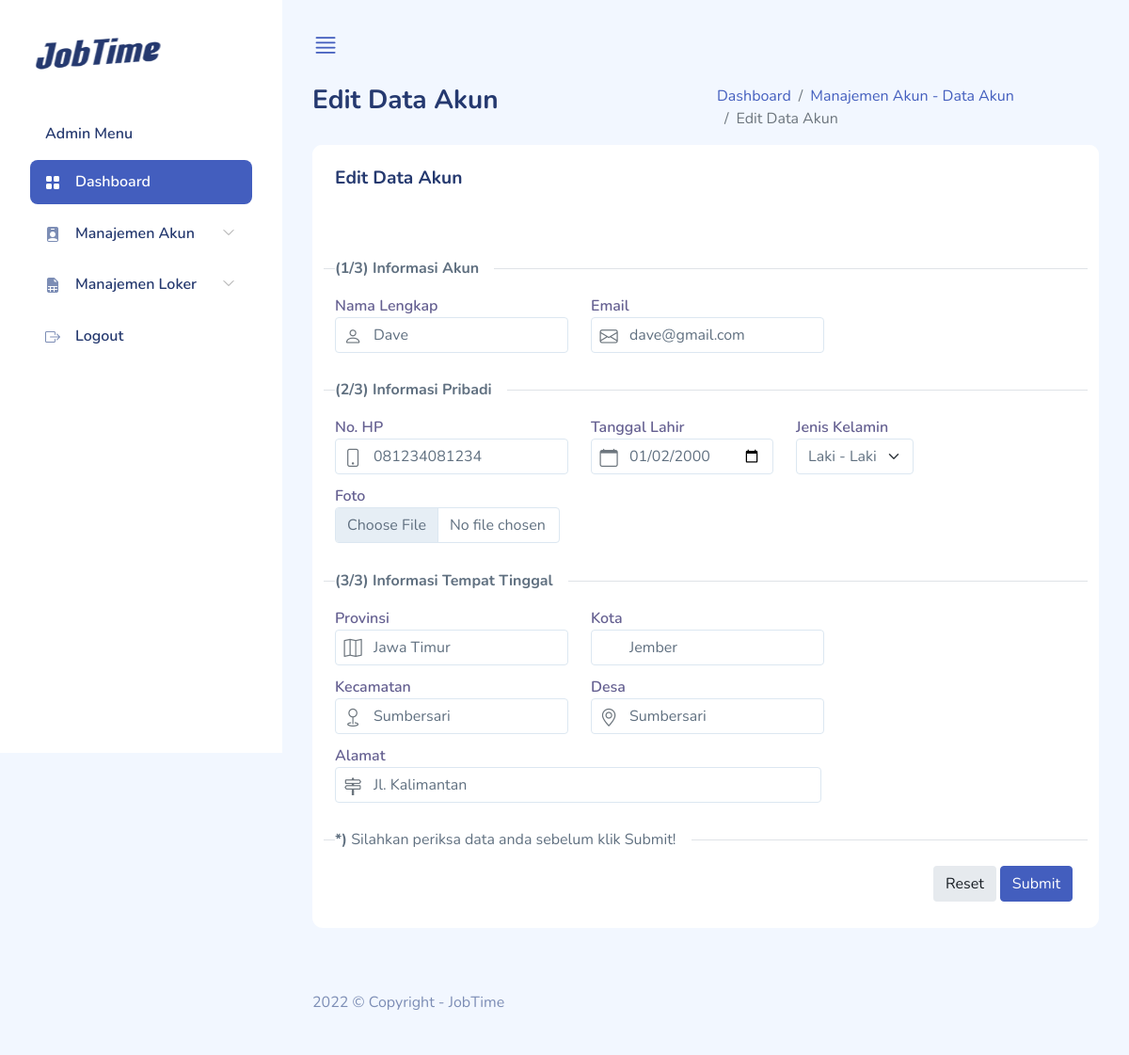
The app's page /admin/edit_akun/1 with its own data.
### tables this page shows
CREATE TABLE `tb_user` (
  `id_user` int(10) NOT NULL,
  `id_role` int(10) NOT NULL,
  `nama` varchar(100) NOT NULL,
  `email` varchar(100) NOT NULL,
  `password` varchar(100) NOT NULL,
  `no_hp` varchar(15) DEFAULT NULL,
  `tgl_lahir` date DEFAULT NULL,
  `jenis_kelamin` varchar(20) DEFAULT NULL,
  `foto` varchar(30) DEFAULT NULL,
  `provinsi` varchar(30) DEFAULT NULL,
  `kota` varchar(30) DEFAULT NULL,
  `kecamatan` varchar(30) DEFAULT NULL,
  `desa` varchar(30) DEFAULT NULL,
  `alamat` varchar(100) DEFAULT NULL,
  `created_at` timestamp NOT NULL DEFAULT current_timestamp(),
  `updated_at` timestamp NULL DEFAULT current_timestamp()
);

### application/controllers/Admin.php (called while the page is built, shortened)
<?php
class Admin extends CI_Controller
{
    function __construct()
    {
        $this->load->model('M_admin');
    }
    public function edit_akun($id_user)
    {
        $data['title'] = 'Edit Akun | JobTime';
        $data['data_user'] = $this->M_admin->data_user($this->session->userdata('id_user'));
        $data['akun'] = $this->M_admin->getDataAkun($id_user);
        $this->load->view('template/meta', $data);
        $this->load->view('template/sidebar', $data);
        $this->load->view('form-edit-admin', $data);
    }
}

### index.php (called while the page is built, shortened)
<?php
require_once BASEPATH.'core/CodeIgniter.php';

### application/models/M_admin.php (called while the page is built, shortened)
<?php
class M_admin extends CI_Model
{
    function data_user($id_user)
    {
        $this->db->select('*');
        $this->db->from('tb_user u');
        $this->db->where('u.id_user', $id_user);
        $query = $this->db->get();
        return $query->row_array();
    }
    function getDataAkun($id_user)
    {
        $this->db->select('*');
        $this->db->from('tb_user');
        $this->db->join('tb_user_role', 'tb_user.id_role = tb_user_role.id_role');
        $this->db->where('id_user', $id_user);
        $query = $this->db->get();
        return $query->row_array();
    }
}

### application/views/form-edit-admin.php (the view, shortened to what this page needs)
<div class="page-heading">
	<div class="page-title">
		<div class="row">
			<div class="col-12 col-md-6 order-md-1 order-last">
				<h3>Edit Data Akun</h3>
			</div>
			<div class="col-12 col-md-6 order-md-2 order-first">
				<nav aria-label="breadcrumb" class="breadcrumb-header float-start float-lg-end">
					<ol class="breadcrumb">
						<li class="breadcrumb-item">
							<a href="index.html">Dashboard</a>
						</li>
						<li class="breadcrumb-item">
							<a href="data-akun-admin.html">Manajemen Akun - Data Akun</a>
						</li>
						<li class="breadcrumb-item active" aria-current="page">
							Edit Data Akun
						</li>
					</ol>
				</nav>
			</div>
		</div>
	</div>
	<section id="basic-vertical-layouts">
		<div class="row match-height">
			<div class="col">
				<div class="card">
					<div class="card-header">
						<h4 class="card-title">Edit Data Akun</h4>
					</div>
					<div class="card-content">
						<div class="card-body">
							<form class="form form-vertical" method="POST" action="<?= base_url('admin/update_akun/') ?>" enctype="multipart/form-data">
								<div class="form-body">
									<div class="row">
										<div class="divider divider-left">
											<div class="divider-text">
												<strong>(1/3) Informasi Akun</strong>
											</div>
										</div>
										<div class="col-md-auto">
											<div class="form-group has-icon-left">
												<label for="first-name-icon">Nama Lengkap</label>
												<div class="position-relative">
													<input type="text" class="form-control" placeholder="Input nama lengkap baru" id="first-name-icon" name="nama" value="<?= $akun['nama'] ?>" />
													<div class="form-control-icon">
														<i class="bi bi-person"></i>
													</div>
												</div>
											</div>
										</div>
										<div class="col-md-auto">
											<div class="form-group has-icon-left">
												<label for="email-id-icon">Email</label>
												<div class="position-relative">
													<input type="text" class="form-control" placeholder="Input email baru" id="email-id-icon" name="email" value="<?= $akun['email'] ?>" />
													<div class="form-control-icon">
														<i class="bi bi-envelope"></i>
													</div>
												</div>
											</div>
										</div>
										<div class="divider divider-left">
											<div class="divider-text">
												<strong>(2/3) Informasi Pribadi</strong>
											</div>
										</div>
										<div class="row">
											<div class="col-md-auto">
												<div class="form-group has-icon-left">
													<label for="mobile-id-icon">No. HP</label>
													<div class="position-relative">
														<input type="text" class="form-control" placeholder="Input nomor hp. baru" id="mobile-id-icon" name="no_hp" value="<?= $akun['no_hp'] ?>" />
														<div class="form-control-icon">
															<i class="bi bi-phone"></i>
														</div>
													</div>
												</div>
											</div>
											<div class="col-md-auto">
												<div class="form-group has-icon-left">
													<label for="date-id-icon">Tanggal Lahir</label>
													<div class="position-relative">
														<input type="date" class="form-control" placeholder="Update tanggal lahir" id="date-id-icon" name="tgl_lahir" value="<?= $akun['tgl_lahir'] ?>" />
														<div class="form-control-icon">
															<i class="bi bi-calendar"></i>
														</div>
													</div>
												</div>
											</div>
											<div class="col-md-auto">
												<div class="form-group has-icon-left">
													<label for="#">Jenis Kelamin</label>
													<div class="position-relative">
														<select class="form-select" id="basicSelect" name="jenis_kelamin">
															<option value="Laki - Laki" <?php if ($akun['jenis_kelamin'] == 'Laki - Laki') {
																							echo 'selected="selected"';
																						} ?>>Laki - Laki</option>
														</select>
													</div>
												</div>
											</div>
											<div class="col-4">
												<div class="form-group">
													<label for="formFile">Foto</label>
													<input type="file" class="form-control" placeholder="" id="formFile" name="image" id="image" />
												</div>
											</div>
										</div>
										<div class="divider divider-left">
											<div class="divider-text">
												<strong>(3/3) Informasi Tempat Tinggal</strong>
											</div>
										</div>
										<div class="col-md-auto">
											<div class="form-group has-icon-left">
												<label for="#">Provinsi</label>
												<div class="position-relative">
													<input type="text" class="form-control" placeholder="Input provinsi baru" id="provinsi" name="provinsi" value="<?= $akun['provinsi'] ?>" />
													<div class="form-control-icon">
														<i class="bi bi-map"></i>
													</div>
												</div>
											</div>
										</div>
										<div class="col-md-auto">
											<div class="form-group has-icon-left">
												<label for="#">Kota</label>
												<div class="position-relative">
													<input type="text" class="form-control" placeholder="Input kota baru" id="kota" name="kota" value="<?= $akun['kota'] ?>" />
												</div>
											</div>
										</div>
										<div class="col-md-auto">
											<div class="form-group has-icon-left">
												<label for="#">Kecamatan</label>
												<div class="position-relative">
													<input type="text" class="form-control" placeholder="Input kecamatan baru" id="kecamatan" name="kecamatan" value="<?= $akun['kecamatan'] ?>" />
													<div class="form-control-icon">
														<i class="bi bi-geo"></i>
													</div>
												</div>
											</div>
										</div>
										<div class="col-md-auto">
											<div class="form-group has-icon-left">
												<label for="#">Desa</label>
												<div class="position-relative">
													<input type="text" class="form-control" placeholder="Input desa baru" id="desa" name="desa" value="<?= $akun['desa'] ?>" />
													<div class="form-control-icon">
														<i class="bi bi-geo-alt"></i>
													</div>
												</div>
											</div>
										</div>
										<div class="col-md-8">
											<div class="form-group has-icon-left">
												<label for="#">Alamat</label>
												<div class="position-relative">
													<input type="text" class="form-control" placeholder="Input alamat baru" id="#" name="alamat" value="<?= $akun['alamat'] ?>" />
													<div class="form-control-icon">
														<i class="bi bi-signpost-2"></i>
													</div>
												</div>
											</div>
										</div>
										<div class="divider divider-left">
											<div class="divider-text">
												<strong>*)</strong> Silahkan periksa data anda
												sebelum klik Submit!
											</div>
										</div>
										<div class="col-12 d-flex justify-content-end">
											<button type="reset" class="btn btn-light-secondary me-1 mb-1">
												Reset
											</button>
											<button type="submit" class="btn btn-primary me-1 mb-1">
												Submit
											</button>
										</div>
									</div>
								</div>
							</form>
						</div>
					</div>
				</div>
			</div>
		</div>
	</section>
</div>
<footer>
	<div class="footer clearfix mb-0 text-muted">
		<div class="float-start">
			<p>2022 &copy; Copyright - JobTime</p>
		</div>
	</div>
</footer>
</div>
</div>
</body>
</html>

### assets/css/app.css (style rules this page uses)
.btn.btn-light-secondary { background-color:#e6eaee;color:#181e24 }
.btn.btn-danger,.btn.btn-info,.btn.btn-primary,.btn.btn-secondary,.btn.btn-success,.btn.btn-warning { color:#fff }
.card { margin-bottom:2.2rem;border:none }
.card .card-header { border:none }
.card .card-header h4 { font-size:1.2rem;font-weight:700 }
.card .card-content { position:relative }
.card .card-title { font-size:1.2rem }
.card .card-body { padding:1.5rem }
.divider { display:block;text-align:center;overflow:hidden;margin:1rem 0 }
.divider .divider-text { position:relative;display:inline-block;padding:0 1rem;background-color:#fff }
.divider .divider-text:after,.divider .divider-text:before { content:"";position:absolute;top:50%;width:9999px;border-top:1px solid #dfe3e7 }
.divider .divider-text:before { right:100% }
.divider .divider-text:after { left:100% }
.divider.divider-left .divider-text { left:0;float:left;padding-left:0 }
.form-group { margin-bottom:.7rem }
.form-group label { color:rgba(35,28,99,.7);font-weight:600 }
.form-group[class*=has-icon-].has-icon-left .form-control { padding-left:2.5rem }
.form-group[class*=has-icon-].has-icon-left .form-control-icon { left:0 }
.form-group[class*=has-icon-] .form-control-icon { position:absolute;top:50%;transform:translateY(-50%);padding:0 .6rem }
.form-group[class*=has-icon-] .form-control-icon i,.form-group[class*=has-icon-] .form-control-icon svg { width:1.2rem;color:#6c757d;font-size:1.2rem }
.form-group[class*=has-icon-] .form-control-icon i:before,.form-group[class*=has-icon-] .form-control-icon svg:before { vertical-align:sub }
.bi { width:1rem;height:1rem }
.page-heading { margin:0 0 2rem }
.page-heading h3 { font-weight:700 }
a { text-decoration:none }

### records on screen
tb_user: nama "Dave", email "dave@gmail.com", no_hp "081234081234", tgl_lahir "01/02/2000", jenis_kelamin "Laki - Laki", provinsi "Jawa Timur", kota "Jember", kecamatan "Sumbersari", desa "Sumbersari", alamat "Jl. Kalimantan"
